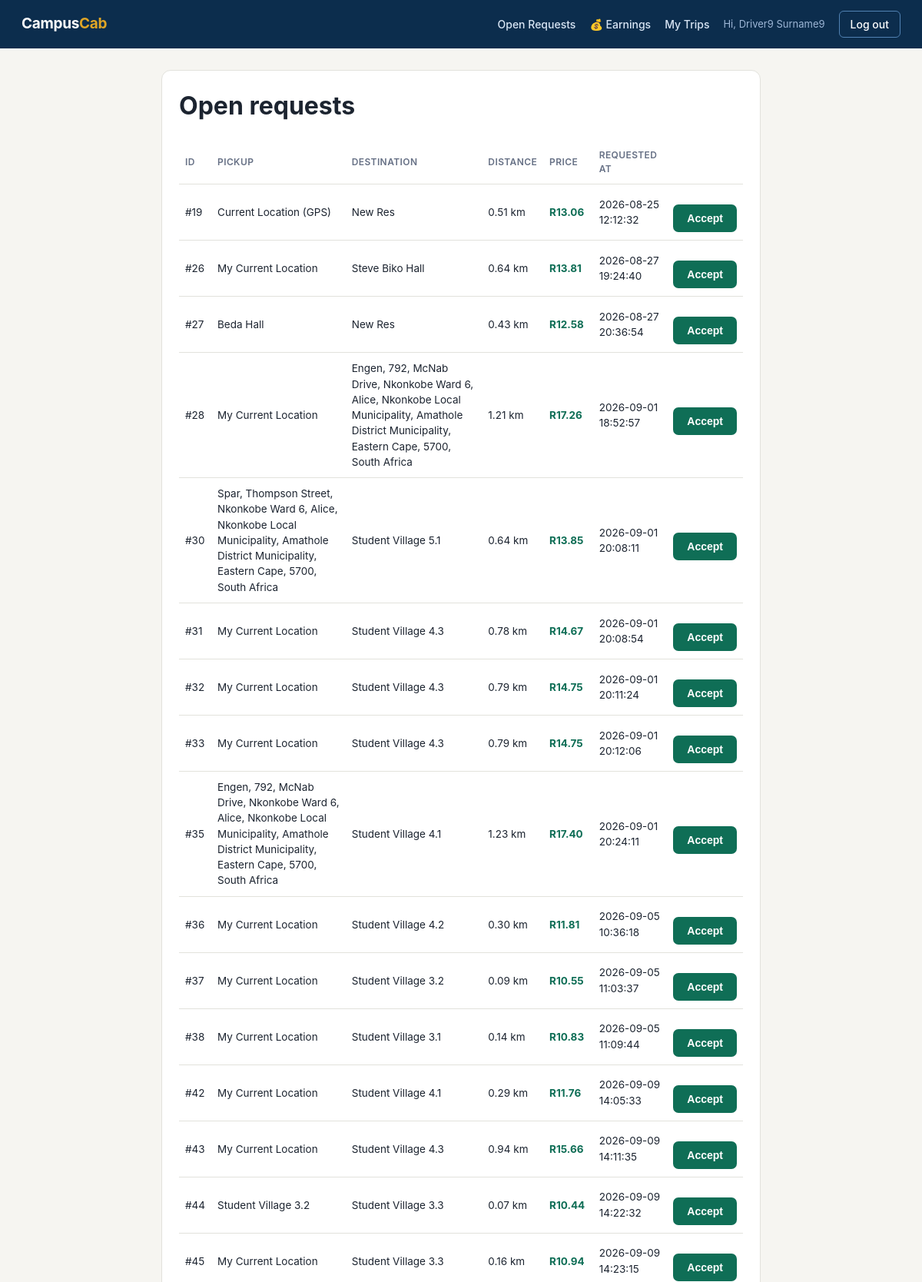
The page /driver.php (signed in, upper part) on the database its author committed.
### tables this page shows
CREATE TABLE `ride` (
  `rideID` int(11) NOT NULL,
  `studentID` int(11) DEFAULT NULL,
  `staffID` int(11) DEFAULT NULL,
  `requester_type` enum('Student','Staff') NOT NULL DEFAULT 'Student',
  `request_type` enum('Ride','Parcel') NOT NULL DEFAULT 'Ride',
  `parcel_details` varchar(255) DEFAULT NULL,
  `DriverID` int(11) DEFAULT NULL,
  `pickup_address` varchar(250) DEFAULT NULL,
  `pickup_latitude` decimal(10,7) DEFAULT NULL,
  `pickup_longitude` decimal(10,7) DEFAULT NULL,
  `destination_address` varchar(250) DEFAULT NULL,
  `destination_latitude` decimal(10,7) DEFAULT NULL,
  `destination_longitude` decimal(10,7) DEFAULT NULL,
  `requested_at` datetime DEFAULT NULL,
  `accepted_at` datetime DEFAULT NULL,
  `started_at` datetime DEFAULT NULL,
  `Completed_at` datetime DEFAULT NULL,
  `ride_status` enum('Requested','Accepted','Driver Arriving','In Progress','Completed','Cancelled') DEFAULT 'Requested',
  `cancellation_reason` varchar(255) DEFAULT NULL,
  `cancelled_at` datetime DEFAULT NULL,
  `estimated_distance_km` decimal(6,2) DEFAULT NULL,
  `estimated_duration_min` int(11) DEFAULT NULL,
  `estimated_price` decimal(8,2) DEFAULT NULL,
  `driver_earning` double NOT NULL,
  `campus_commission` double NOT NULL
);

### driver.php (the view, shortened to what this page needs)
<?php
include 'header.php';
?>
<div class="card">
    <h1>Open requests</h1>
    <table>
        <tr><th>ID</th><th>Pickup</th><th>Destination</th><th>Distance</th><th>Price</th><th>Requested at</th><th></th></tr>
        <?php
        $result = mysqli_query($conn, "
            SELECT rideID, pickup_address, destination_address, requested_at,
                   estimated_distance_km, estimated_price
            FROM ride WHERE ride_status = 'Requested' AND DriverID IS NULL
            ORDER BY requested_at ASC
        ");
        if (mysqli_num_rows($result) == 0):
        ?>
        <tr><td colspan="7" class="empty">No open requests right now.</td></tr>
        <?php
        else:
            while ($row = mysqli_fetch_assoc($result)):
        ?>
        <tr>
            <td>#<?php echo $row['rideID']; ?></td>
            <td><?php echo htmlspecialchars($row['pickup_address']); ?></td>
            <td><?php echo htmlspecialchars($row['destination_address']); ?></td>
            <td><?php echo $row['estimated_distance_km'] ? number_format($row['estimated_distance_km'], 2) . ' km' : '—'; ?></td>
            <td class="price-tag"><?php echo $row['estimated_price'] ? 'R' . number_format($row['estimated_price'], 2) : '—'; ?></td>
            <td><?php echo $row['requested_at']; ?></td>
            <td><a href="driver.php?accept=<?php echo $row['rideID']; ?>"><button type="button">Accept</button></a></td>
        </tr>
        <?php
            endwhile;
        endif;
        ?>
    </table>
</div>
<?php include 'footer.php'; ?>

### style.css (style rules this page uses)
:root { --navy: #0c2d4d; --navy-light: #185fa5; --gold: #e0a526; --gold-dark: #b8860f; --teal: #0f6e56; --teal-bg: #dcf1e9; --coral: #b03a2e; --coral-bg: #fbe2df; --amber-bg: #fbecc9; --amber-text: #8a6d00; --ink: #1c2430; --muted: #667085; --border: #e2e2dc; --bg: #f6f5f1; --card: #ffffff; }
* { box-sizing: border-box; }
body { font-family: -apple-system, "Segoe UI", Roboto, Helvetica, Arial, sans-serif; background: var(--bg); color: var(--ink); margin: 0; line-height: 1.5; }
.card { background: var(--card); border: 1px solid var(--border); border-radius: 12px; padding: 22px; margin-bottom: 20px; }
.card h1, .card h2 { margin-top: 0; }
button { margin-top: 16px; background: var(--teal); color: white; border: none; padding: 10px 18px; border-radius: 7px; font-size: 14px; font-weight: 600; cursor: pointer; }
table { width: 100%; border-collapse: collapse; margin-top: 4px; }
th, td { text-align: left; padding: 10px 8px; border-bottom: 1px solid var(--border); font-size: 13.5px; }
th { color: var(--muted); font-weight: 600; font-size: 12px; text-transform: uppercase; letter-spacing: 0.4px; }
td a { color: var(--navy-light); text-decoration: none; font-weight: 600; }
.price-tag { font-weight: 700; color: var(--teal); }

### rows shown on the page
ride: rideID "19", pickup_address "Current Location (GPS)", destination_address "New Res", estimated_distance_km "0.51", estimated_price "13.06", requested_at "2026-08-25 12:12:32"
ride: rideID "26", pickup_address "My Current Location", destination_address "Steve Biko Hall", estimated_distance_km "0.64", estimated_price "13.81", requested_at "2026-08-27 19:24:40"
ride: rideID "27", pickup_address "Beda Hall", destination_address "New Res", estimated_distance_km "0.43", estimated_price "12.58", requested_at "2026-08-27 20:36:54"
ride: rideID "28", pickup_address "My Current Location", destination_address "Engen, 792, McNab Drive, Nkonkobe Ward 6, Alice, Nkonkobe Local Municipality, Amathole District Municipality, Eastern Cape, 5700, South Africa", estimated_distance_km "1.21", estimated_price "17.26", requested_at "2026-09-01 18:52:57"
ride: rideID "30", pickup_address "Spar, Thompson Street, Nkonkobe Ward 6, Alice, Nkonkobe Local Municipality, Amathole District Municipality, Eastern Cape, 5700, South Africa", destination_address "Student Village 5.1", estimated_distance_km "0.64", estimated_price "13.85", requested_at "2026-09-01 20:08:11"
ride: rideID "31", pickup_address "My Current Location", destination_address "Student Village 4.3", estimated_distance_km "0.78", estimated_price "14.67", requested_at "2026-09-01 20:08:54"
ride: rideID "32", pickup_address "My Current Location", destination_address "Student Village 4.3", estimated_distance_km "0.79", estimated_price "14.75", requested_at "2026-09-01 20:11:24"
ride: rideID "33", pickup_address "My Current Location", destination_address "Student Village 4.3", estimated_distance_km "0.79", estimated_price "14.75", requested_at "2026-09-01 20:12:06"
ride: rideID "35", pickup_address "Engen, 792, McNab Drive, Nkonkobe Ward 6, Alice, Nkonkobe Local Municipality, Amathole District Municipality, Eastern Cape, 5700, South Africa", destination_address "Student Village 4.1", estimated_distance_km "1.23", estimated_price "17.40", requested_at "2026-09-01 20:24:11"
ride: rideID "36", pickup_address "My Current Location", destination_address "Student Village 4.2", estimated_distance_km "0.30", estimated_price "11.81", requested_at "2026-09-05 10:36:18"
ride: rideID "37", pickup_address "My Current Location", destination_address "Student Village 3.2", estimated_distance_km "0.09", estimated_price "10.55", requested_at "2026-09-05 11:03:37"
ride: rideID "38", pickup_address "My Current Location", destination_address "Student Village 3.1", estimated_distance_km "0.14", estimated_price "10.83", requested_at "2026-09-05 11:09:44"
ride: rideID "42", pickup_address "My Current Location", destination_address "Student Village 4.1", estimated_distance_km "0.29", estimated_price "11.76", requested_at "2026-09-09 14:05:33"
ride: rideID "43", pickup_address "My Current Location", destination_address "Student Village 4.3", estimated_distance_km "0.94", estimated_price "15.66", requested_at "2026-09-09 14:11:35"
ride: rideID "44", pickup_address "Student Village 3.2", destination_address "Student Village 3.3", estimated_distance_km "0.07", estimated_price "10.44", requested_at "2026-09-09 14:22:32"
ride: rideID "45", pickup_address "My Current Location", destination_address "Student Village 3.3", estimated_distance_km "0.16", estimated_price "10.94", requested_at "2026-09-09 14:23:15"

### other values the page prints
$_SESSION['driver_name'] "Driver9 Surname9"
